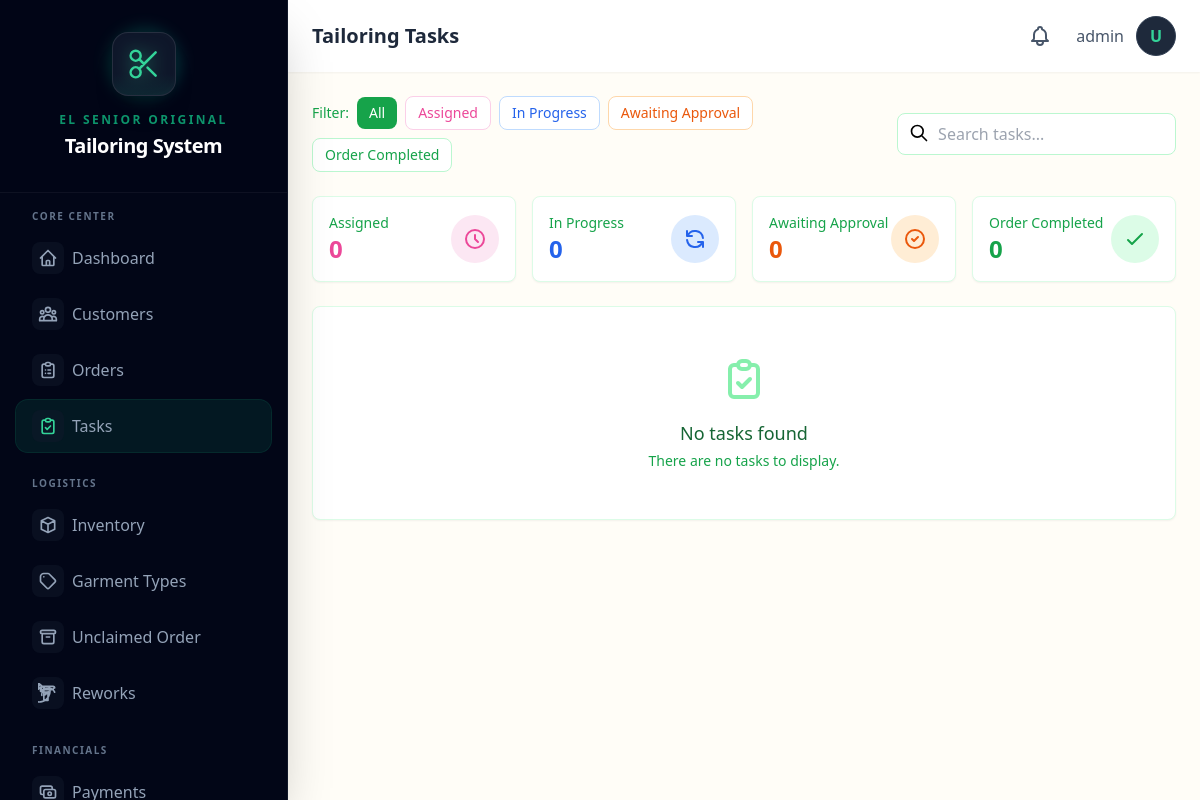
/tasks/ (signed in), run on an earlier commit of the app's database.
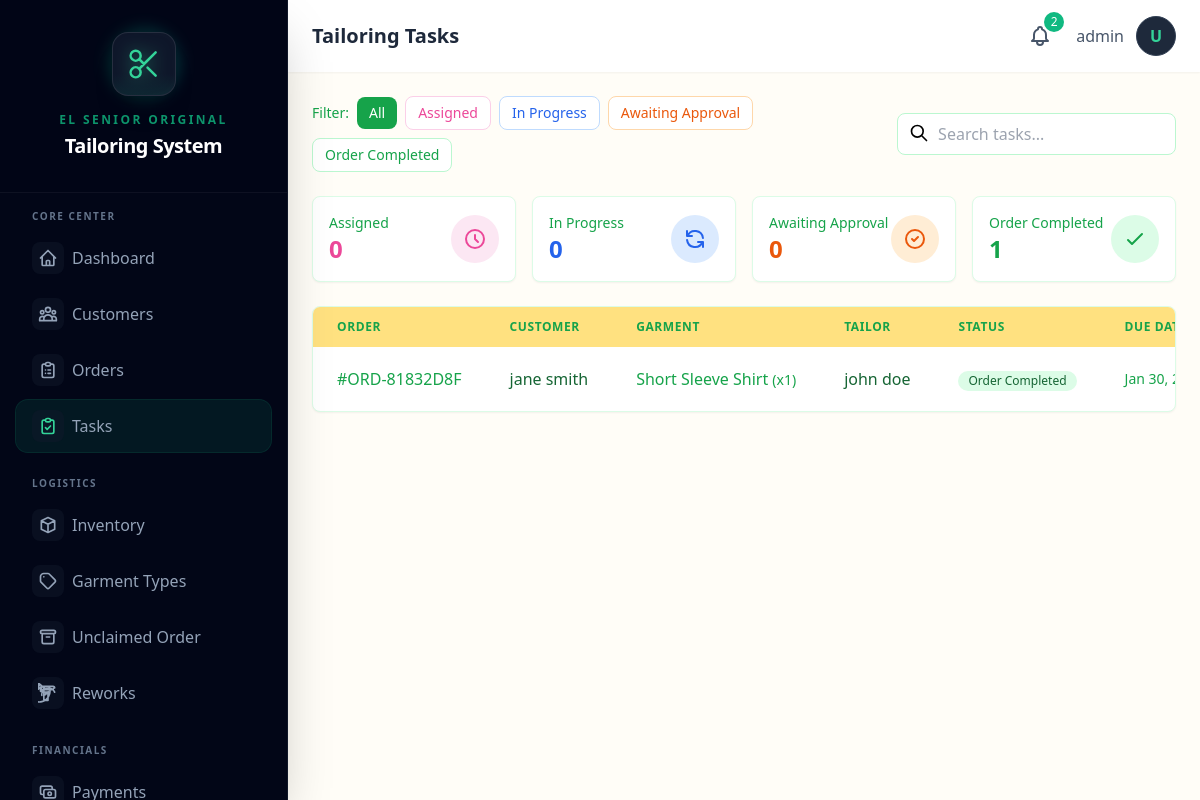
And on a later commit of the database.
### core/models.py (models this page shows, shortened)
class TailoringTask(models.Model):
    STATUS_CHOICES = [
        ('assigned', 'Assigned'),
        ('in_progress', 'In Progress'),
        ('completed', 'Awaiting Approval'),
        ('approved', 'Order Completed'),
    ]
    order = models.OneToOneField(
        Order,
        on_delete=models.CASCADE,
        related_name='tailoring_task'
    )
    tailor = models.ForeignKey(
        User,
        on_delete=models.SET_NULL,
        null=True,
        related_name='assigned_tasks'
    )
    status = models.CharField(max_length=20, choices=STATUS_CHOICES, default='assigned')
    notes = models.TextField(blank=True)
    commission_rate = models.DecimalField(
        max_digits=5,
        decimal_places=2,
        default=Decimal('15.00'),
        help_text="Commission percentage for this task"
    )
    commission_amount = models.DecimalField(
        max_digits=10,
        decimal_places=2,
        default=Decimal('0.00'),
        help_text="Calculated commission amount"
    )
    commission_paid = models.BooleanField(
        default=False,
        help_text="Whether commission has been credited to tailor"
    )
    commission_paid_date = models.DateTimeField(null=True, blank=True)
    assigned_date = models.DateTimeField(auto_now_add=True)
    started_date = models.DateTimeField(null=True, blank=True)
    completed_date = models.DateTimeField(null=True, blank=True)
    approved_date = models.DateTimeField(null=True, blank=True)
    approved_by = models.ForeignKey(
        User,
        on_delete=models.SET_NULL,
        null=True,
        blank=True,
        related_name='approved_tasks'
    )
    created_at = models.DateTimeField(auto_now_add=True)
    updated_at = models.DateTimeField(auto_now=True)
    class Meta:
        ordering = ['-created_at']

class Order(models.Model):
    STATUS_CHOICES = [
        ('pending', 'Pending'),
        ('in_progress', 'In Progress'),
        ('completed', 'Completed'),
        ('delivered', 'Claimed'),
        ('for_adjustment', 'For Adjustment/Rework'),
        ('ready_for_reclaim', 'Ready for Re-Claim'),
        ('cancelled', 'Cancelled'),
    ]
    order_number = models.CharField(max_length=50, unique=True, editable=False)
    customer = models.ForeignKey(
        Customer,
        on_delete=models.PROTECT,
        related_name='orders'
    )
    garment_type = models.ForeignKey(
        GarmentType,
        on_delete=models.PROTECT
    )
    fabric = models.ForeignKey(
        Fabric,
        on_delete=models.PROTECT
    )
    quantity = models.PositiveIntegerField(default=1)
    fabric_meters_used = models.DecimalField(
        max_digits=10,
        decimal_places=2
    )
    measurements = models.JSONField(default=dict, blank=True)
    special_instructions = models.TextField(blank=True)
    total_price = models.DecimalField(max_digits=10, decimal_places=2)
    deposit_amount = models.DecimalField(max_digits=10, decimal_places=2)
    balance_amount = models.DecimalField(max_digits=10, decimal_places=2)
    status = models.CharField(max_length=20, choices=STATUS_CHOICES, default='pending')
    order_date = models.DateTimeField(auto_now_add=True)
    due_date = models.DateField(null=True, blank=True)
    completed_date = models.DateTimeField(null=True, blank=True)
    created_by = models.ForeignKey(
        User,
        on_delete=models.SET_NULL,
        null=True,
        related_name='created_orders'
    )
    created_at = models.DateTimeField(auto_now_add=True)
    updated_at = models.DateTimeField(auto_now=True)
    class Meta:
        ordering = ['-created_at']

class Customer(models.Model):
    name = models.CharField(max_length=200)
    contact_number = models.CharField(max_length=20)
    address = models.TextField(blank=True)
    email = models.EmailField(blank=True)
    created_at = models.DateTimeField(auto_now_add=True)
    updated_at = models.DateTimeField(auto_now=True)
    class Meta:
        ordering = ['-created_at']

class GarmentType(models.Model):
    name = models.CharField(max_length=200)
    description = models.TextField(blank=True)
    garment_category = models.CharField(
        max_length=20,
        choices=[
            ('upper', 'Upper Body'),
            ('lower', 'Lower Body'),
            ('both', 'Upper & Lower (Both)'),
        ],
        default='upper',
        help_text="Category of garment for measurement purposes"
    )
    estimated_fabric_meters = models.DecimalField(
        max_digits=5,
        decimal_places=2,
        help_text="Estimated fabric meters required per garment"
    )
    base_price = models.DecimalField(
        max_digits=10,
        decimal_places=2,
        default=0,
        help_text="Base tailoring price"
    )
    default_tailor = models.ForeignKey(
        User,
        on_delete=models.SET_NULL,
        null=True,
        blank=True,
        related_name='specialized_garments',
        help_text="Default tailor for this garment type"
    )
    created_at = models.DateTimeField(auto_now_add=True)
    updated_at = models.DateTimeField(auto_now=True)
    class Meta:
        ordering = ['name']

### core/views.py (the view)
# urls.py: path("tasks/", views.task_list, name="task_list"),
@login_required
def task_list(request):
    if hasattr(request.user, "profile") and request.user.profile.is_tailor:
        base_tasks = TailoringTask.objects.filter(tailor=request.user)
    else:
        base_tasks = TailoringTask.objects.all()
    stats = {
        'assigned': base_tasks.filter(status='assigned').count(),
        'in_progress': base_tasks.filter(status='in_progress').count(),
        'completed': base_tasks.filter(status='completed').count(),
        'approved': base_tasks.filter(status='approved').count(),
    }
    tasks = base_tasks.select_related(
        "order", "order__customer", "order__garment_type", "tailor"
    ).order_by("-created_at")
    status_filter = request.GET.get("status", "")
    if status_filter:
        tasks = tasks.filter(status=status_filter)
    paginator = Paginator(tasks, 20)
    page = request.GET.get("page", 1)
    tasks = paginator.get_page(page)
    return render(
        request,
        "tasks/list.html",
        {
            "tasks": tasks,
            "status_filter": status_filter,
            "status_choices": TailoringTask.STATUS_CHOICES,
            "stats": stats,
            "today": timezone.now().date(),
        },
    )

### core/context_processors.py (called while the page is built)
def shop_info(request):
    return {
        'SHOP_NAME': getattr(settings, 'SHOP_NAME', 'El Senior Original Tailoring'),
        'SHOP_ADDRESS': getattr(settings, 'SHOP_ADDRESS', ''),
        'SHOP_PHONE': getattr(settings, 'SHOP_PHONE', ''),
    }

def notifications(request):
    if not request.user.is_authenticated:
        return {
            'unread_notification_count': 0,
            'recent_notifications': [],
            'has_unread_notifications': False,
        }
    from .models import Notification
    unread_count = Notification.get_unread_count(request.user)
    recent_notifications = Notification.get_recent_notifications(request.user, limit=10)
    urgent_count = Notification.objects.filter(
        recipient=request.user,
        is_read=False,
        priority__in=['urgent', 'high']
    ).count()
    return {
        'unread_notification_count': unread_count,
        'recent_notifications': recent_notifications,
        'has_unread_notifications': unread_count > 0,
        'urgent_notification_count': urgent_count,
        'has_urgent_notifications': urgent_count > 0,
    }

### core/models.py (called while the page is built)
    @property
    def is_admin(self):
        return self.role == 'admin'

### templates/tasks/list.html (shortened to what the changed rows need)
{% extends 'base.html' %}
{% block page_title %}Tailoring Tasks{% endblock %}
{% block content %}
<div class="space-y-6">
    <div class="grid grid-cols-1 sm:grid-cols-2 lg:grid-cols-4 gap-4">
        <div class="bg-white rounded-lg shadow-sm p-4 border border-green-100">
            <div class="flex items-center justify-between">
                <div>
                    <p class="text-sm font-medium text-green-600">Order Completed</p>
                    <p class="text-2xl font-bold text-green-600">{{ stats.approved|default:"0" }}</p>
                </div>
            </div>
        </div>
    </div>
    <div id="task-list-container" class="bg-white rounded-lg shadow-sm border border-green-100 overflow-hidden">
        {% if tasks %}
        <div class="overflow-x-auto">
            <table class="w-full">
                <thead class="bg-cream-500">
                    <tr>
                        <th class="px-6 py-3 text-left text-xs font-semibold text-green-600 uppercase tracking-wider">Order</th>
                        <th class="px-6 py-3 text-left text-xs font-semibold text-green-600 uppercase tracking-wider">Customer</th>
                        <th class="px-6 py-3 text-left text-xs font-semibold text-green-600 uppercase tracking-wider">Garment</th>
                        <th class="px-6 py-3 text-left text-xs font-semibold text-green-600 uppercase tracking-wider">Tailor</th>
                        <th class="px-6 py-3 text-left text-xs font-semibold text-green-600 uppercase tracking-wider">Status</th>
                        <th class="px-6 py-3 text-left text-xs font-semibold text-green-600 uppercase tracking-wider">Due Date</th>
                    </tr>
                </thead>
                <tbody class="divide-y divide-brown-100">
                    {% for task in tasks %}
                    <tr class="hover:bg-pink-5000 transition-colors">
                        <td class="px-6 py-4 whitespace-nowrap">
                            <a href="{% url 'order_detail' task.order.pk %}" class="text-green-600 hover:text-green-800 font-medium">
                                #{{ task.order.order_number }}
                            </a>
                        </td>
                        <td class="px-6 py-4 whitespace-nowrap text-green-800">
                            {{ task.order.customer.name }}
                        </td>
                        <td class="px-6 py-4 whitespace-nowrap text-green-600">
                            {{ task.order.garment_type.name }}
                            <span class="text-cream-600 text-sm">(x{{ task.order.quantity }})</span>
                        </td>
                        <td class="px-6 py-4 whitespace-nowrap text-green-800">
                            {% if task.tailor %}
                                {{ task.tailor.get_full_name|default:task.tailor.username }}
                            {% else %}
                                <span class="text-cream-600">Unassigned</span>
                            {% endif %}
                        </td>
                        <td class="px-6 py-4 whitespace-nowrap">
                            <span class="inline-flex items-center px-2.5 py-0.5 rounded-full text-xs font-medium
                                {% if task.status == 'approved' %}
                                    bg-green-100 text-green-800
                                {% elif task.status == 'completed' %}
                                    bg-orange-100 text-orange-800
                                {% elif task.status == 'in_progress' %}
                                    bg-blue-100 text-blue-800
                                {% else %}
                                    bg-pink-100 text-pink-500
                                {% endif %}">
                                {{ task.get_status_display }}
                            </span>
                        </td>
                        <td class="px-6 py-4 whitespace-nowrap text-sm">
                            {% if task.order.due_date %}
                                <span class="{% if task.order.due_date < today and task.status != 'approved' %}text-salmon-500 font-medium{% else %}text-green-600{% endif %}">
                                    {{ task.order.due_date|date:"M j, Y" }}
                                </span>
                            {% else %}
                                <span class="text-cream-600">-</span>
                            {% endif %}
                        </td>
                    </tr>
                    {% endfor %}
                </tbody>
            </table>
        </div>
        {% else %}
        <div class="px-6 py-12 text-center">
            <h3 class="mt-4 text-lg font-medium text-green-800">No tasks found</h3>
            <p class="mt-1 text-sm text-green-600">
                {% if status_filter %}
                    No tasks with status "{{ status_filter }}" found.
                {% else %}
                    There are no tasks to display.
                {% endif %}
            </p>
        </div>
        {% endif %}
    </div>
</div>
{% endblock %}

### templates/base.html (shortened to what the changed rows need)
<!DOCTYPE html>
<html lang="en">
<head>
    {% load static %}
    <script src="{% static 'js/tailwind.js' %}"></script>
    <link rel="stylesheet" href="https://unpkg.com/unpoly@3.0.5/unpoly.min.css">
</head>
<body class="bg-cream-50 min-h-screen">
    {% block body %}
    {% if user.is_authenticated %}
    <div x-data="{ sidebarOpen: false }" class="flex h-screen overflow-hidden">
        <aside :class="sidebarOpen ? 'translate-x-0' : '-translate-x-full'"
            class="fixed inset-y-0 left-0 z-30 w-72 bg-slate-950 border-r border-slate-800/50 transform transition-all duration-300 ease-in-out lg:translate-x-0 lg:static lg:inset-auto no-print shadow-2xl overflow-y-auto scrollbar-thin scrollbar-thumb-slate-800 scrollbar-track-transparent">
            <div class="sticky top-0 z-20 flex flex-col items-center justify-center py-8 px-6 bg-slate-950/80 backdrop-blur-md border-b border-white/5">
                <h2 class="mt-4 text-center">
                    <span class="block text-xs uppercase tracking-[0.2em] text-emerald-500 font-bold mb-1 opacity-80">El Senior Original</span>
                    <span class="block text-xl font-black text-white tracking-tight">Tailoring System</span>
                </h2>
            </div>
        </aside>
        <div class="flex-1 flex flex-col overflow-hidden">
            <header class="bg-white shadow-sm z-10 no-print">
                <div class="flex items-center justify-between px-6 py-4">
                    <h1 class="text-xl font-semibold text-slate-800">{% block page_title %}Dashboard{% endblock %}</h1>
                    <div class="flex items-center gap-4">
                        <div x-data="{ notifOpen: false }" class="relative">
                            <button @click="notifOpen = !notifOpen" @click.away="notifOpen = false"
                                class="relative p-2 text-slate-600 hover:text-slate-800 hover:bg-slate-100 rounded-full focus:outline-none transition-colors"
                                hx-get="{% url 'notification_dropdown' %}" hx-trigger="click"
                                hx-target="#notification-dropdown-content" hx-swap="innerHTML">
                                {% if unread_notification_count > 0 %}
                                <span
                                    class="absolute -top-1 -right-1 bg-emerald-500 text-white text-xs rounded-full h-5 w-5 flex items-center justify-center animate-pulse">
                                    {{ unread_notification_count|default:0 }}
                                </span>
                                {% endif %}
                            </button>
                        </div>
                    </div>
            </header>
            <main id="main-content" class="flex-1 overflow-y-auto p-6">
                {% block content %}{% endblock %}
            </main>
        </div>
    </div>
    {% else %}
    {% block unauthenticated_content %}{% endblock %}
    {% endif %}
    {% endblock %}
</body>
</html>

What changed in the data, as far as the page shows it:
added TailoringTask: order.order_number "ORD-81832D8F", order.customer.name "jane smith", order.garment_type.name "Short Sleeve Shirt", order.quantity "1", tailor.get_full_name "john doe", status "Order Completed", order.due_date "Jan 30,…"
Also different on the page:
{{ unread_notification_count|default:0 }}: (not shown) → "2"
{{ stats.approved|default:"0" }}: "0" → "1"
text no longer shown: "No tasks found There are no tasks to display."
text now shown: "ORDER CUSTOMER GARMENT TAILOR STATUS DUE…"
